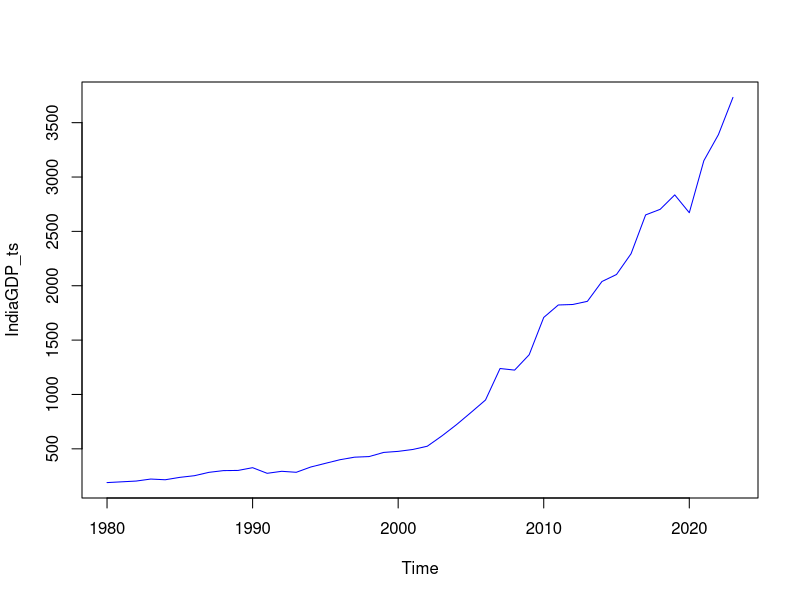
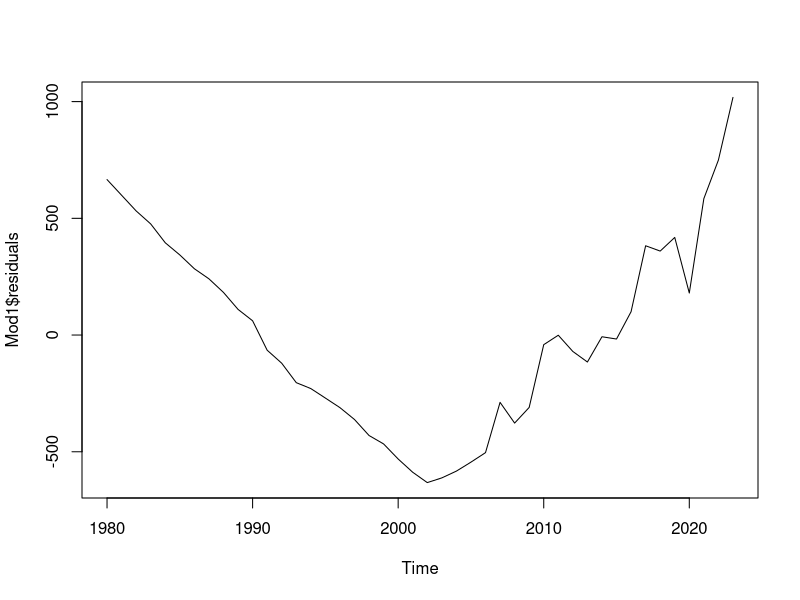
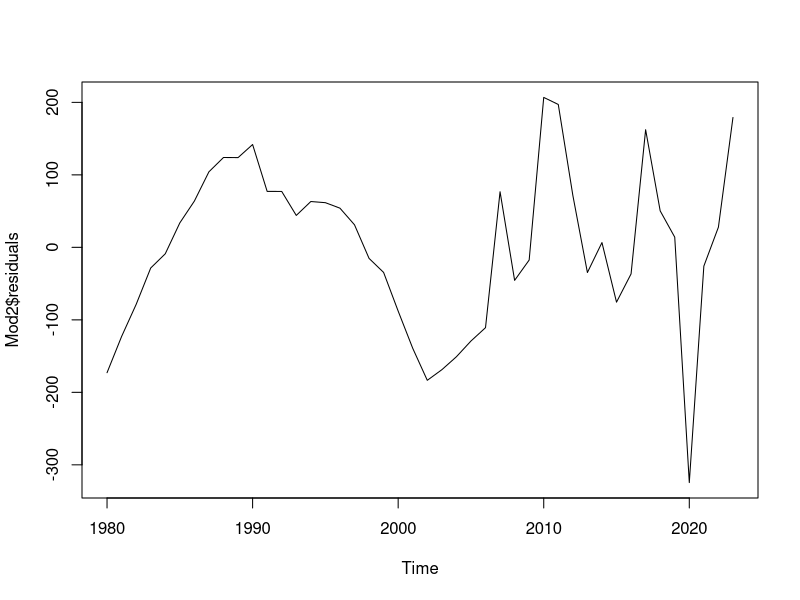
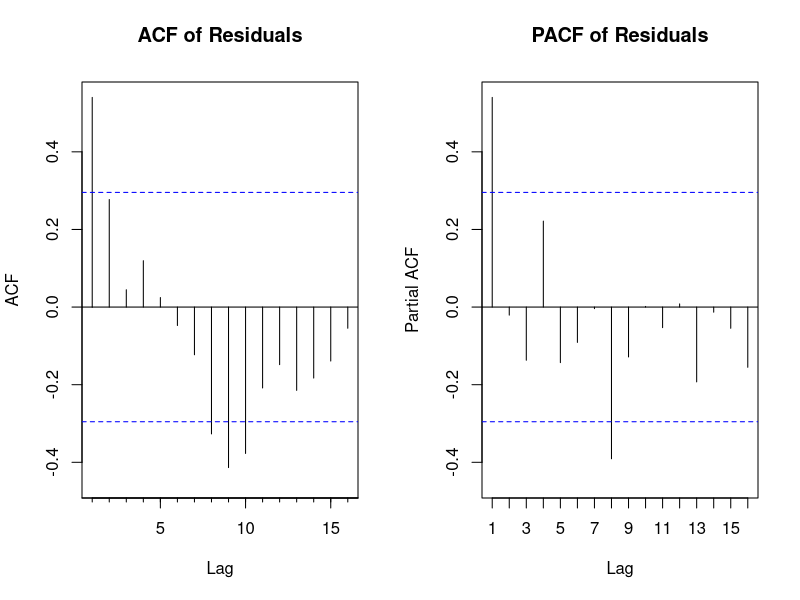

Generate these figures, in order, with R:
## ---- chunk 1
# read in the India GDP File
library(readxl)
IndiaGDP <- read_excel("India_GDP.xlsx", sheet = "Sheet1")

# plot the India GDP
# names(IndiaGDP)[1] <- "Year"
# names(IndiaGDP)[2] <- "GDP"
IndiaGDP_ts <- ts(IndiaGDP$GDP, start = c(1980), end = c(2023), frequency = 1)

# plot India GDP
plot(IndiaGDP_ts, type = "l", col = "blue")
## ---- chunk 2
library(forecast)
# detrend for linear
Mod1 <- tslm(IndiaGDP_ts ~ trend)
summary(Mod1)

# plot residuals
plot(Mod1$residuals, type = "l")
# shows a clear quadratic trend

# detrend for linear and quadratic
Mod2 <- tslm(IndiaGDP_ts ~ trend + I(trend ^ 2))
summary(Mod2)

# plot residuals
plot(Mod2$residuals, type = "l")

# clear evidence of cycles
# maybe detrend for cyclical too

# store residuals
Mod2_resids <- Mod2$residuals

# check for autocorrelation
par(mfrow = c(1, 2))
A = Acf(Mod2_resids, main = "ACF of Residuals")
A
B = Pacf(Mod2_resids, main = "PACF of Residuals")
B

